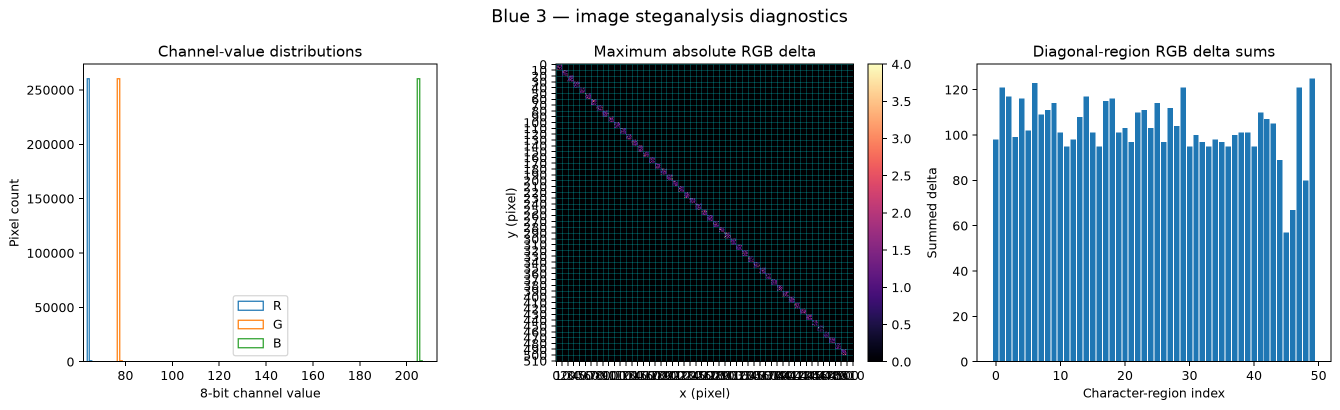
#> input picture results/blue3/figures/blue3_diagnostics.png, 2680 x 819 px (shown at 1/2 size)
$ python visualize.py ../../results/blue3/figures/blue3_diagnostics.png
#> lines starting #> are read from the running program, lines starting #| are printed output that depends on the picture
#!/usr/bin/env python3
"""Generate publication-ready Blue 3 diagnostic figures from the original PNG."""
from __future__ import annotations
import argparse, json
from pathlib import Path
import numpy as np
from PIL import Image
import matplotlib
matplotlib.use("Agg")
import matplotlib.pyplot as plt

def main() -> int:
    parser=argparse.ArgumentParser(description=__doc__)
    parser.add_argument("image",type=Path)
    parser.add_argument("--length",type=int,default=50,
                        help="candidate flag length; the recovered Blue 3 flag has 50 characters")
    parser.add_argument("--base-color",type=int,nargs=3,default=(64,77,205),
                        metavar=("R","G","B"))
    parser.add_argument("--out-dir",type=Path,default=Path("results/blue3/figures"))
    args=parser.parse_args()
    if not args.image.is_file():
        parser.error(f"image does not exist: {args.image}")
    if args.length < 2 or args.length > min(Image.open(args.image).size):
        parser.error("length is outside the supported range")
    with Image.open(args.image) as im:
#> im is the input picture: PIL image 2680x819 RGBA; mean R, G, B, A 179.1, 191.7, 199.4, 255
        rgb=np.asarray(im.convert("RGB"),dtype=np.int16)
    base=np.asarray(args.base_color,dtype=np.int16)
    delta=rgb-base
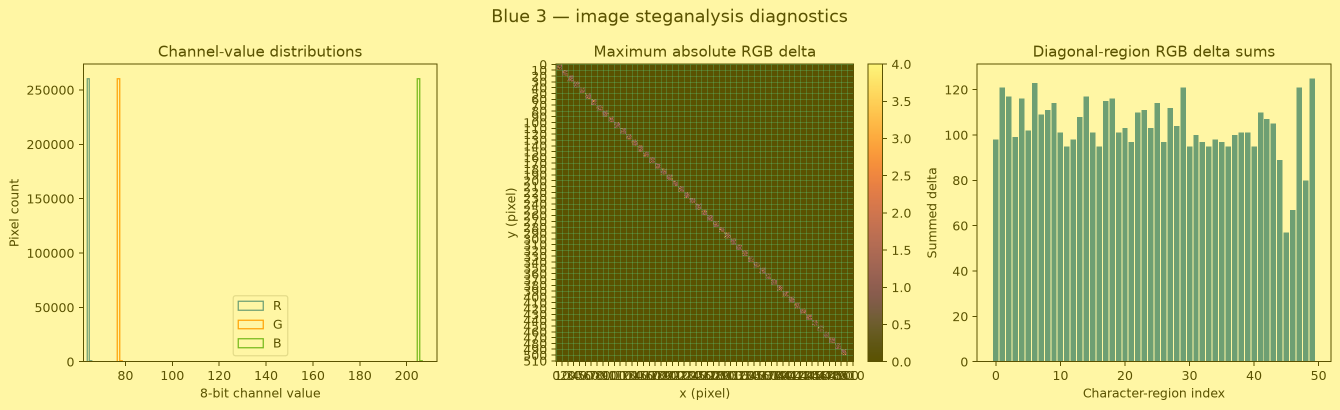
#> delta: shape (819, 2680, 3) int16 (shown at 1/2 size); mean R, G, B 115.1, 114.7, -5.6; drawn with min black and max white
    # Only positive increments are meaningful in the generator; preserve
    # signed deltas in the reported diagnostic in case an input is altered.
    signed_sum=delta.sum(axis=2)
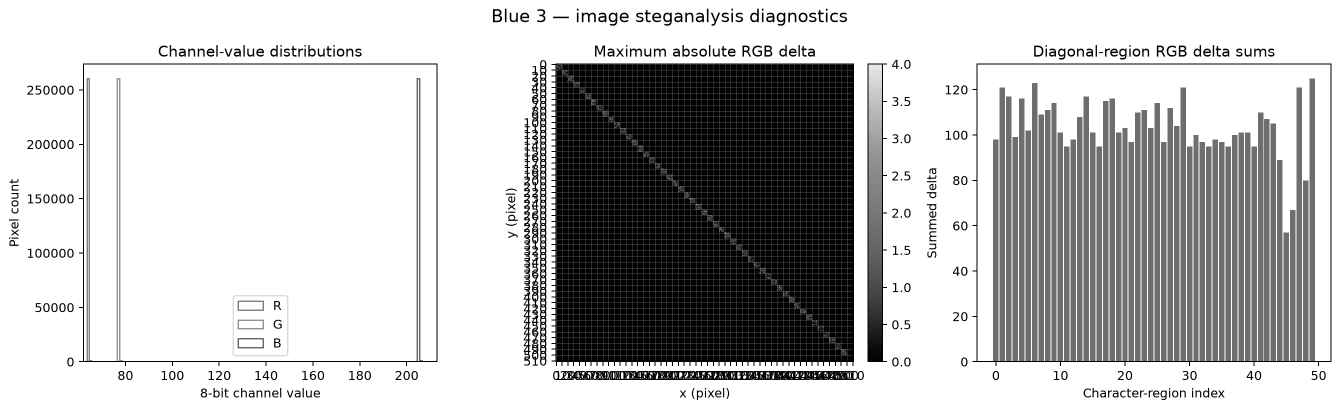
#> signed_sum: shape (819, 2680) int64 (shown at 1/2 size); min -346, max 419, mean 224.1; drawn with min black and max white
    magnitude=np.max(np.abs(delta),axis=2)
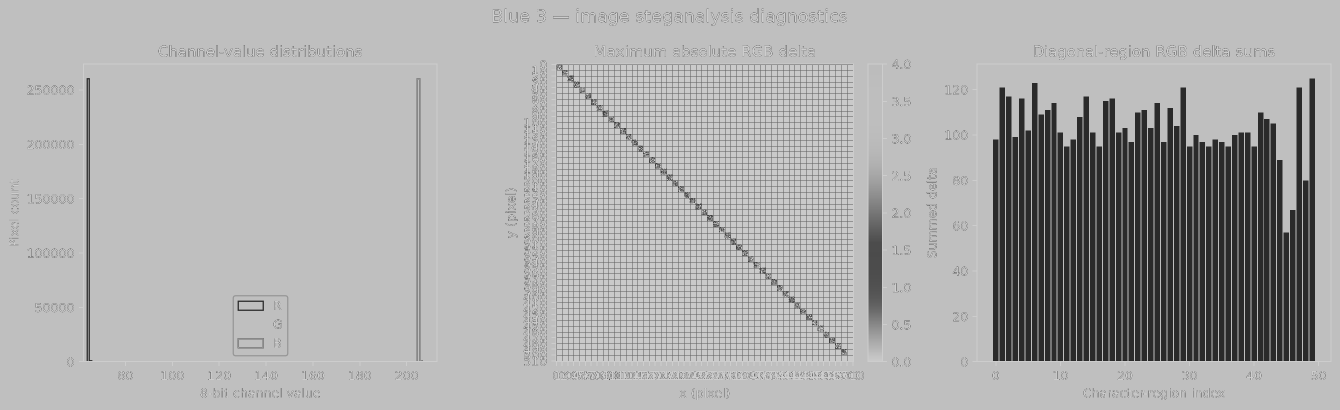
#> magnitude: shape (819, 2680) int16 (shown at 1/2 size); min 42, max 205, mean 171.1
    cell_w=rgb.shape[1]//args.length
#> cell_w = 53
    cell_h=rgb.shape[0]//args.length
#> cell_h = 16
    contributions=[]
    for i in range(args.length):
        region=signed_sum[i*cell_h:(i+1)*cell_h,
                           i*cell_w:(i+1)*cell_w]
        contributions.append(int(region.sum()))
#> after the loop, contributions = 50 values, max 355312 at index 0, min -265391 at index 23, mean 148349.7
    args.out_dir.mkdir(parents=True,exist_ok=True)

    fig,axes=plt.subplots(1,3,figsize=(16,4.8))
    for c,name in enumerate(("R","G","B")):
        axes[0].hist(rgb[:,:,c].ravel(),bins=np.arange(-0.5,256.5,1),
                     histtype="step",label=name)
    axes[0].set_xlim(max(0,int(base.min())-2),min(255,int(base.max())+8))
    axes[0].set_title("Channel-value distributions")
    axes[0].set_xlabel("8-bit channel value"); axes[0].set_ylabel("Pixel count")
    axes[0].legend()

    im=axes[1].imshow(magnitude,cmap="magma",interpolation="nearest")
    axes[1].set_title("Maximum absolute RGB delta")
    axes[1].set_xlabel("x (pixel)"); axes[1].set_ylabel("y (pixel)")
    fig.colorbar(im,ax=axes[1],fraction=0.046,pad=0.04)
    # Avoid one tick per region: dense labels make the heatmap unreadable.
    axes[1].set_xticks(np.linspace(0, rgb.shape[1] - 1, 5, dtype=int))
    axes[1].set_yticks(np.linspace(0, rgb.shape[0] - 1, 5, dtype=int))
    axes[1].set_aspect("equal")

    axes[2].bar(np.arange(args.length),contributions,width=0.85)
    axes[2].set_title("Diagonal-region RGB delta sums")
    axes[2].set_xlabel("Character-region index"); axes[2].set_ylabel("Summed delta")
    axes[2].set_xticks(np.arange(0, args.length, 5))
    axes[2].axhline(0,linewidth=0.7)
    fig.suptitle("Blue 3 — image steganalysis diagnostics",fontsize=14)
    fig.tight_layout()
    figure_path=args.out_dir/"blue3_diagnostics.png"
    fig.savefig(figure_path,dpi=180,bbox_inches="tight")
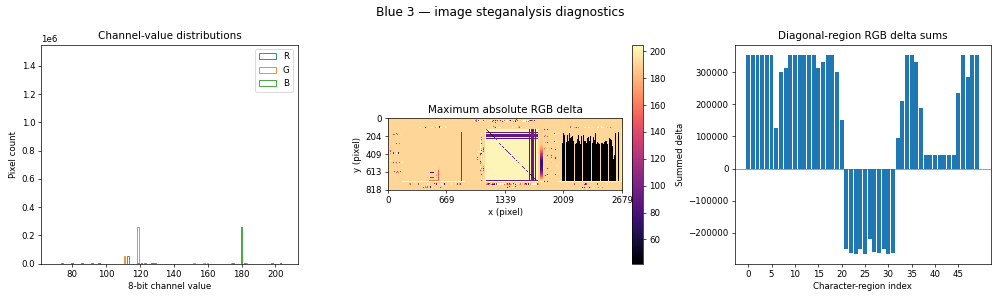
#> figure drawn by matplotlib, 4 panels
    plt.close(fig)

    result={
        "image":str(args.image),
        "base_color_rgb":[int(v) for v in base],
        "candidate_length":args.length,
        "region_width":cell_w,
        "region_height":cell_h,
        "covered_diagonal_region_pixels":args.length*cell_w*cell_h,
        "unused_right_margin_pixels":int(rgb.shape[1]-args.length*cell_w),
        "unused_bottom_margin_pixels":int(rgb.shape[0]-args.length*cell_h),
        "region_delta_sums":contributions,
        "figure":str(figure_path),
    }
    print(json.dumps(result,indent=2))
#> (printed output is left out)
    return 0

if __name__=="__main__":
    raise SystemExit(main())
#> (the program exits here)
